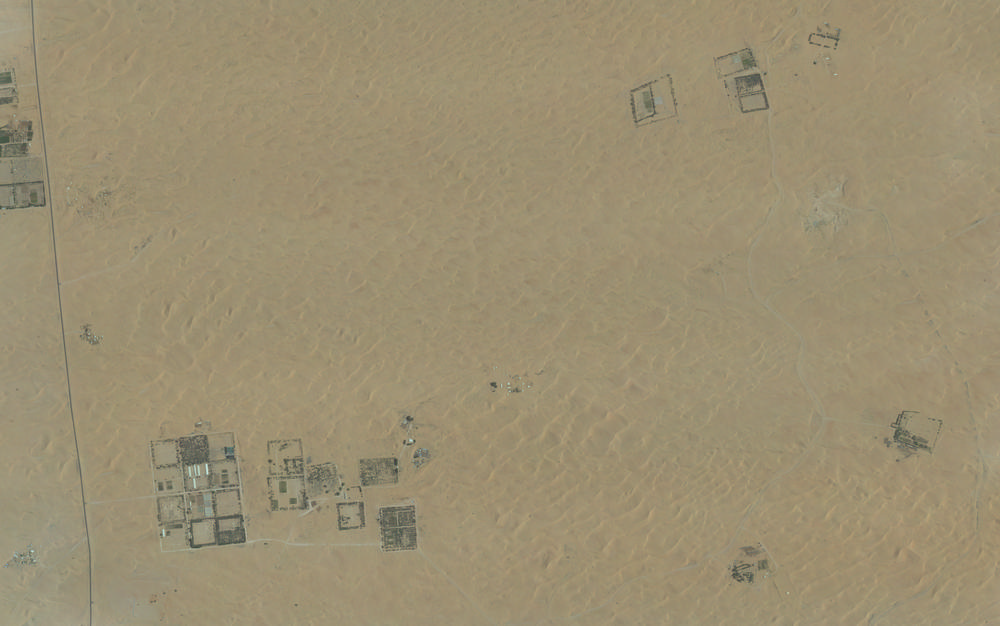
#> input picture patches_matching_data/test/UAV_am.tif, 1000 x 626 px, shrunk from 5604 x 3509 before the run, found by its file name; its folder holds only this picture in this run
$ python generate_patches_test.py
#> lines starting #> are read from the running program, lines starting #| are printed output that depends on the picture
import os

import cv2
import numpy as np
import matplotlib.pyplot as plt

def crop_and_save_image(root_folder, image_name, img, X,Y,W,H, stride):
    cropped_image = img[X:X+H, Y:Y+W]
    assert (cropped_image.shape[0] == W) and (cropped_image.shape[1] == H)
    assert (X%stride==0) and (Y%stride==0)
    cv2.imwrite(root_folder+'patches/'+image_name.split('.')[0]+'_'+str(X//stride)+'_'+str(Y//stride)+'.jpeg', cropped_image)

def main():
    root_folder = 'patches_matching_data/test/'
    images = os.listdir(root_folder)

    patch_size = 512
    stride = 25

    if not os.path.isdir(root_folder+'patches'):
        os.makedirs(root_folder+'patches')

    for image_name in images:
        if 'tif' in image_name:
            original_image = cv2.imread(root_folder+image_name)
#> original_image is the input picture: shape (626, 1000, 3); mean B, G, R 113.8, 143.2, 155.6
            total_w, total_h = original_image.shape[0], original_image.shape[1]
#> total_w = 626; total_h = 1000
            startx,starty = 0,0
            count = 0
            while((starty+patch_size)<total_h):
                while((startx+patch_size)<total_w):
                    crop_and_save_image(root_folder, image_name, original_image, startx, starty, patch_size, patch_size, stride)
                    startx+=stride
                    count+=1
                startx=0
                starty+=stride
#> this loop made 20 passes
#> pass 1, in crop_and_save_image, `cropped_image = img[X:X+H, Y:Y+W]`:
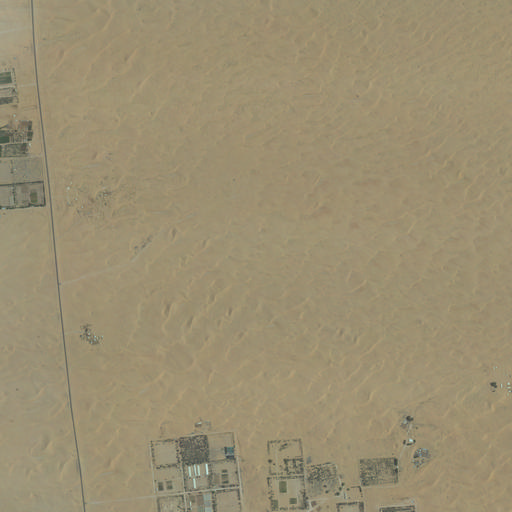
#> cropped_image: shape (512, 512, 3); mean B, G, R 113.5, 142.9, 155
#> pass 1, in crop_and_save_image (call 2), `cropped_image = img[X:X+H, Y:Y+W]`:
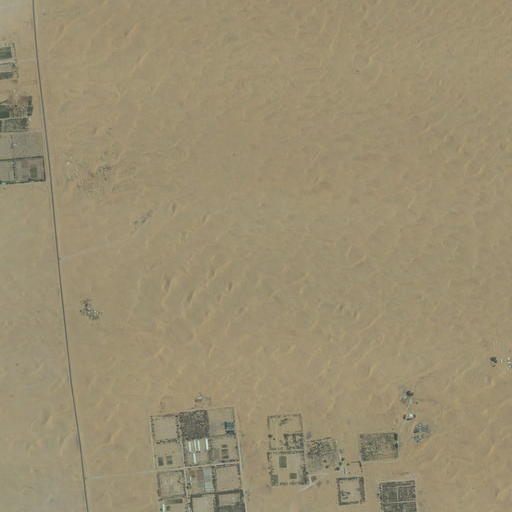
#> cropped_image: shape (512, 512, 3); mean B, G, R 113.5, 142.7, 154.6
#> pass 1, in crop_and_save_image (call 3), `cropped_image = img[X:X+H, Y:Y+W]`:
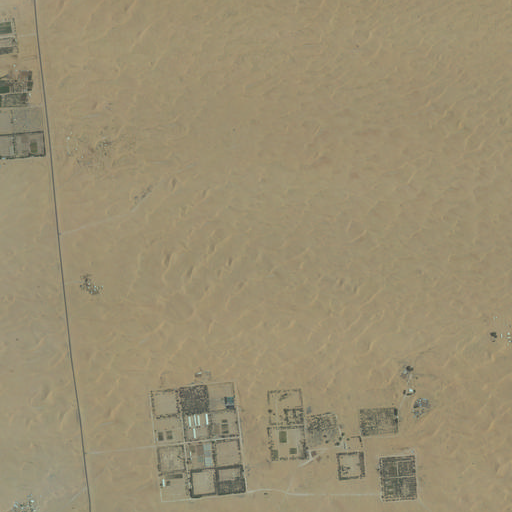
#> cropped_image: shape (512, 512, 3); mean B, G, R 113.7, 142.8, 154.5
#> pass 1, in crop_and_save_image (call 4), `cropped_image = img[X:X+H, Y:Y+W]`:
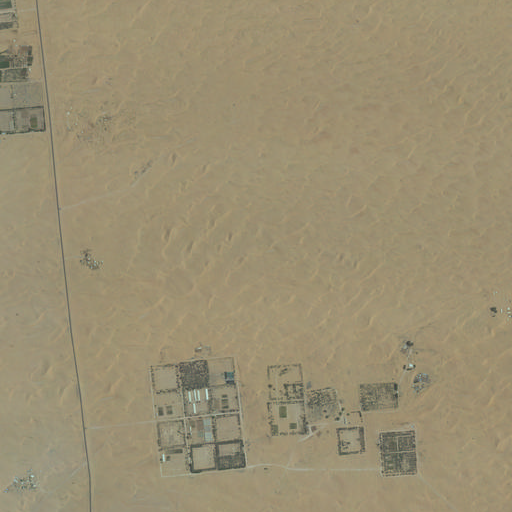
#> cropped_image: shape (512, 512, 3); mean B, G, R 113.9, 142.9, 154.4
#> after the loop, count = 100; starty = 500
            print('generated', count, 'number of patches for', image_name, 'of patch_size,', patch_size, 'stride,', stride)
#| generated 100 number of patches for UAV_am.tif of patch_size, 512 stride, 25

if __name__ == "__main__":
    main()

$ run again, on patches_matching_data/test/UAV_noon.tif
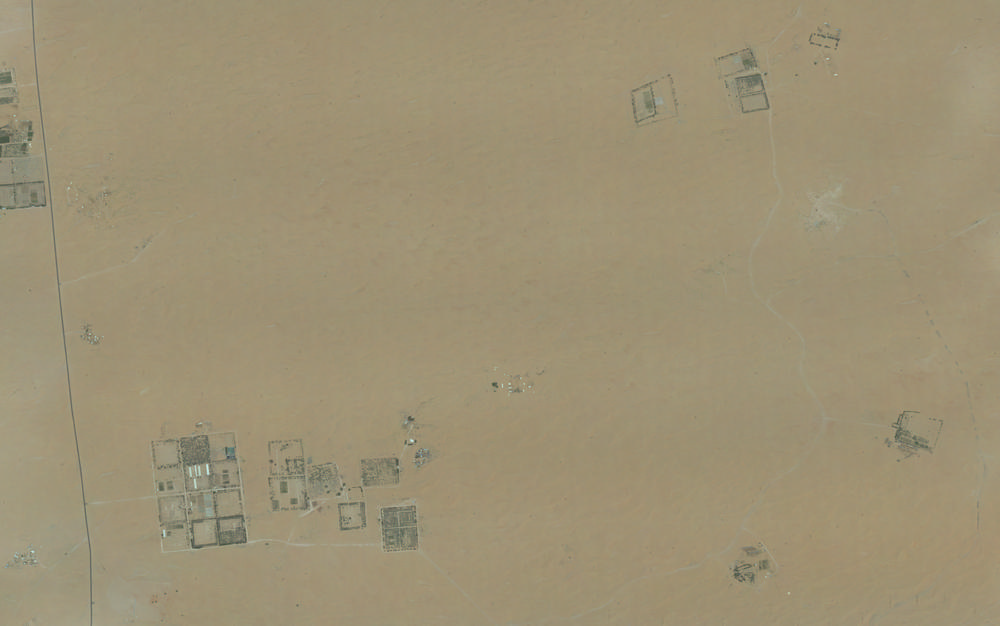
#> input picture patches_matching_data/test/UAV_noon.tif, 1000 x 626 px, shrunk from 5604 x 3509 before the run, found by its file name
#> in main, original_image is the input picture: shape (626, 1000, 3); mean B, G, R 116.6, 145.6, 157.5
#> the loop in main, `while((starty+patch_size)<total_h):` made 20 passes
#> pass 1, in crop_and_save_image (call 3), `cropped_image = img[X:X+H, Y:Y+W]`:
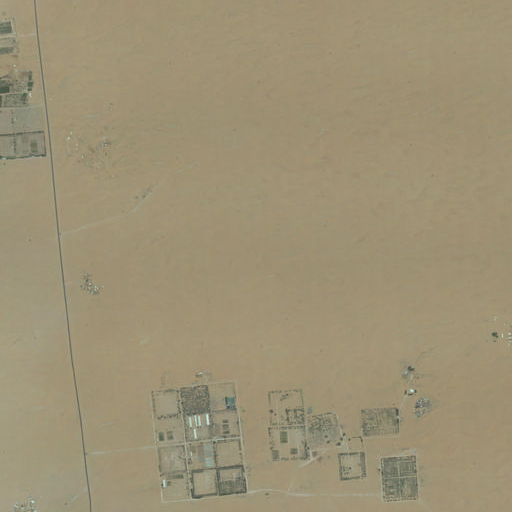
#> cropped_image: shape (512, 512, 3); mean B, G, R 117, 145.6, 156.9
#> pass 1, in crop_and_save_image (call 4), `cropped_image = img[X:X+H, Y:Y+W]`:
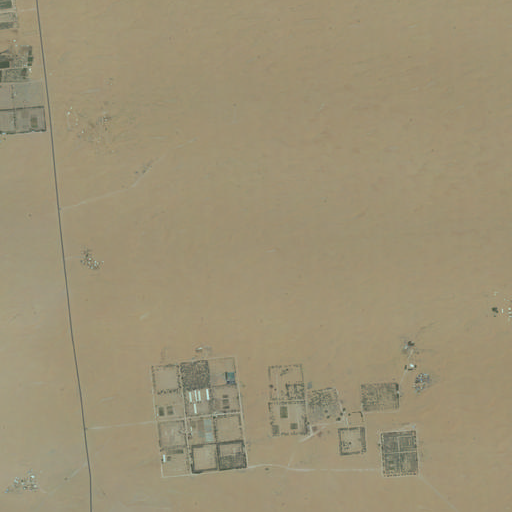
#> cropped_image: shape (512, 512, 3); mean B, G, R 117.1, 145.7, 156.8
#> after the loop in main, `while((starty+patch_size)<total_h):`: count = 100; starty = 500
#| generated 100 number of patches for UAV_noon.tif of patch_size, 512 stride, 25

$ run again, on patches_matching_data/test/UAV_pm.tif
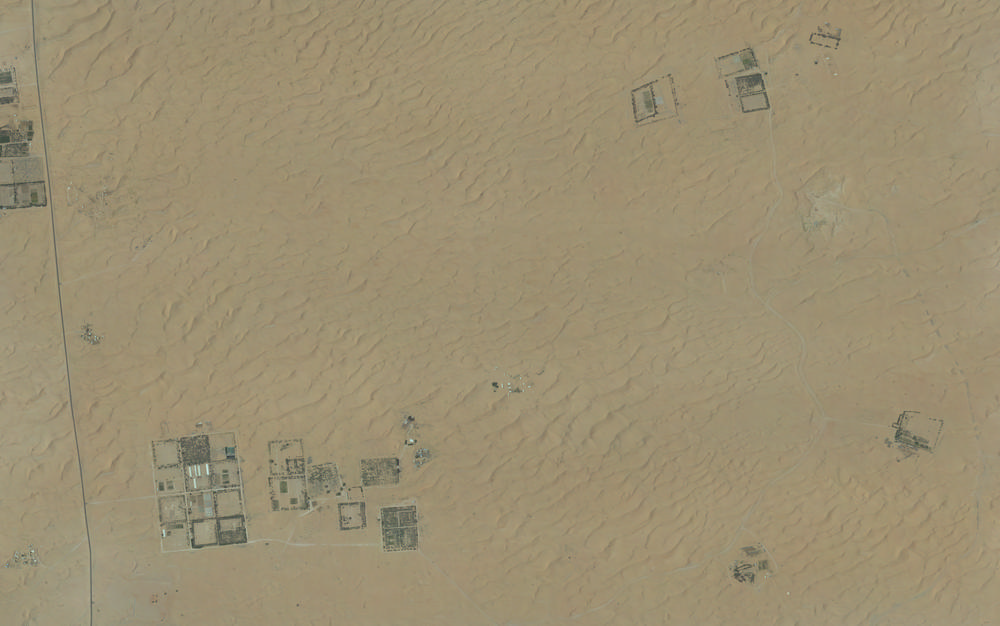
#> input picture patches_matching_data/test/UAV_pm.tif, 1000 x 626 px, shrunk from 5604 x 3509 before the run, found by its file name
#> in main, original_image is the input picture: shape (626, 1000, 3); mean B, G, R 114.1, 143.5, 156.1
#> the loop in main, `while((starty+patch_size)<total_h):` made 20 passes
#> pass 1, in crop_and_save_image (call 3), `cropped_image = img[X:X+H, Y:Y+W]`:
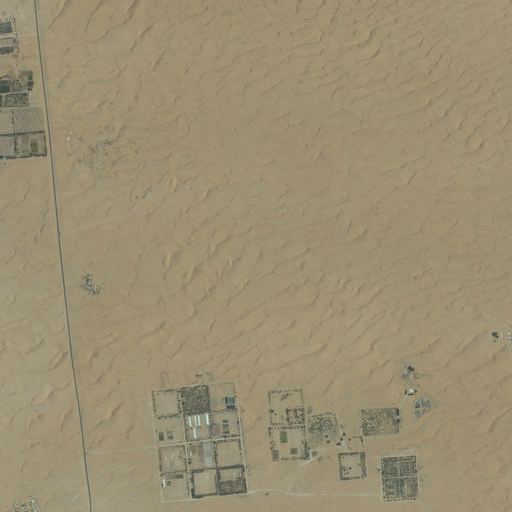
#> cropped_image: shape (512, 512, 3); mean B, G, R 114, 143.1, 155.1
#> pass 1, in crop_and_save_image (call 4), `cropped_image = img[X:X+H, Y:Y+W]`:
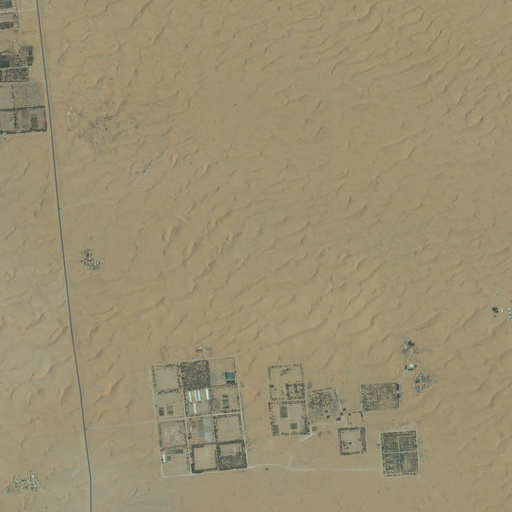
#> cropped_image: shape (512, 512, 3); mean B, G, R 114.2, 143.2, 155.1
#> after the loop in main, `while((starty+patch_size)<total_h):`: count = 100; starty = 500
#| generated 100 number of patches for UAV_pm.tif of patch_size, 512 stride, 25
